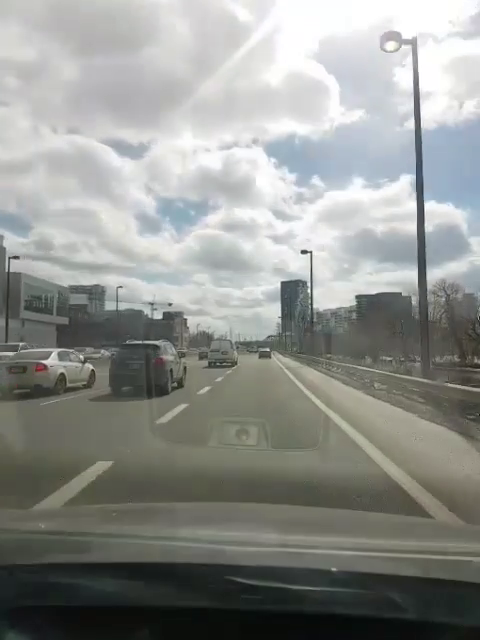
#> input picture frame 65 of TestClips/TestClip2.mp4, 480 x 640 px, given in place of TestClip1.mp4, which was not available
$ python CarDetection_Demo.py
#> lines starting #> are read from the running program, lines starting #| are printed output that depends on the picture; after the words box and inside, x2 and y2 are one past the last pixel; in counts of white or black regions, pixels touching at a corner belong together; pictures that were not available may be replaced by others from this repository, and a replacement may not be noted
import numpy as np
import cv2   as cv
import os.path as path
import pickle
import glob
from matplotlib import pyplot as plt

from matplotlib import pyplot as plt

#Global Constant Variables
RUN_DEMO = True         #Run Application based on Test Files in REL_PATH
RUN_LIVE = not RUN_DEMO  #Run Application LIVE using the default web-camera option

CAR_CASCADE = 'cars.xml' #Harr Cascade xml file for object detection

NORMAL_MODE = 0 #No Pre-processing required
CLOUDY_MODE = 1 #Increase Brightness & Contrast of image
SUNNY_MODE  = 2 #Decrease Brightness & Contrast of image
NIGHT_MODE  = 3 #Filter Ambient Light Sources

#For Demo
REL_PATH = 'TestClips\\'  #Relative Sub-Directory
FILE_CNT = 4 #Number of Test Files to be Analysed
VID_NAME = ['TestClip1.mp4','TestClip2.mp4','TestClip3.mp4','TestClip4.mp4']
VID_MODE = [CLOUDY_MODE,SUNNY_MODE,NIGHT_MODE,NIGHT_MODE]
RF_90DCW = [False,False,True,True] #Rotate Frame 90 Degrees Clockwise

#For Live
STREAM_SOURCE = 0 #Default Web-camera
VIDEO_PREPROC = NORMAL_MODE#CLOUDY_MODE #SUNNY_MODE #NIGHT_MODE #NORMAL_MODE
ROTATEF_90DCW = False #Rotate Frame 90 Degrees Clockwise

#Processing Variables - Can be changed to produce different outcome

    # *** WARNING ONLY FOR PROS *** #

#Lane Detection Threshold
lower_yellow = np.array([20, 100, 100], dtype = "uint8")  # Lowest  Yellow value defined in BGR Color Space
upper_yellow = np.array([30, 255, 255], dtype = "uint8")  # Highest Yellow value defined in BGR Color Space
lower_white = 200
upper_white = 255

#Funcion Deceleration
def preprocess_normal(video_frame):
    return video_frame
def preprocess_sunny (video_frame):
    #Conver Image to grey scaled Image
    img = cv.cvtColor(video_frame, cv.COLOR_BGR2GRAY)
    #Blur Image
    blur = cv.GaussianBlur(img, (5, 5), 0)
    # find normalized_histogram, and its cumulative distribution function
    hist = cv.calcHist([blur], [0], None, [256], [0, 256])
    hist_norm = hist.ravel() / hist.max()
    Q = hist_norm.cumsum()
    bins = np.arange(256)
    fn_min = np.inf
    thresh = -1
    for i in range(1, 256):
        p1, p2 = np.hsplit(hist_norm, [i])  # probabilities
        q1, q2 = Q[i], Q[255] - Q[i]  # cum sum of classes
        b1, b2 = np.hsplit(bins, [i])  # weights
        # finding means and variances
        m1, m2 = np.sum(p1 * b1) / q1, np.sum(p2 * b2) / q2
        v1, v2 = np.sum(((b1 - m1) ** 2) * p1) / q1, np.sum(((b2 - m2) ** 2) * p2) / q2
        # calculates the minimization function
        fn = v1 * q1 + v2 * q2
        if fn < fn_min:
            fn_min = fn
            thresh = i
    # find otsu's threshold value with OpenCV function
    ret, otsu = cv.threshold(blur, 0, 255, cv.THRESH_BINARY + cv.THRESH_OTSU)

    cv.imshow("otsu",otsu)
    return otsu
def preprocess_cloudy(video_frame):
    frame_h   = np.size(video_frame,0)
    frame_w   = np.size(video_frame,1)

    top_left  = (int(frame_w * 0.0), int(frame_h * 0.0))
    cen_left  = (int(frame_w * 0.0), int(frame_h * 0.5))
   #bot_left  = (int(frame_w * 0.0), int(frame_h * 0.8))
   #top_right = (int(frame_w * 1.0), int(frame_h * 0.0))
    cen_right = (int(frame_w * 1.0), int(frame_h * 0.5))
    bot_right = (int(frame_w * 1.0), int(frame_h * 0.8))

    top_half  = video_frame[top_left[1] : cen_right[1], top_left[0] : cen_right[0]]
    bot_half  = video_frame[cen_left[1]: bot_right[1], cen_left[0]: bot_right[0]]

    top_hsv   = cv.cvtColor(top_half, cv.COLOR_BGR2HSV)
    bot_hsv   = cv.cvtColor(bot_half, cv.COLOR_BGR2HSV)

    ht,st,vt,_= np.uint8(cv.mean(top_hsv))
    hb,sb,vb,_= np.uint8(cv.mean(bot_hsv))

    #cv.imshow(   "Top Half of Frame",top_half)
    #cv.imshow("Bottom Half of Frame",bot_half)

    if vt > vb:
        v = vb
    elif vb > vt:
        v = vt
    else:
        v = 0

    threshold = 150

    if  threshold > v:
        brightness_ = threshold -  v
    else:
        brightness_ = threshold

    # Increase Brightness On image
    brightness_v = brightness_
    hsv_frame = cv.cvtColor(video_frame, cv.COLOR_BGR2HSV)
    h, s, v = cv.split(hsv_frame)
    max_limit = 255 - brightness_v
    v[v >= brightness_] = 255
    v[v <= brightness_] = 0
    v[v > max_limit] = 255
    final_hsv = cv.merge((h, s, v))
    new_image = cv.cvtColor(final_hsv, cv.COLOR_HSV2BGR)

    return new_image
def preprocess_night (video_frame):
    # -----Reading the image-----------------------------------------------------
    #cv.imshow("img", video_frame)

    # -----Converting image to LAB Color model-----------------------------------
    lab = cv.cvtColor(video_frame, cv.COLOR_BGR2LAB)
    #cv.imshow("lab", lab)

    # -----Splitting the LAB image to different channels-------------------------
    l, a, b = cv.split(lab)
    #cv.imshow('l_channel', l)
    #cv.imshow('a_channel', a)
    #cv.imshow('b_channel', b)

    # -----Applying CLAHE to L-channel-------------------------------------------
    clahe = cv.createCLAHE(clipLimit = 3.0, tileGridSize=(5, 5))
    cl = clahe.apply(l)
    #cv.imshow('CLAHE output', cl)

    # -----Merge the CLAHE enhanced L-channel with the a and b channel-----------
    limg = cv.merge((cl, a, b))
    #cv.imshow('limg', limg)

    # -----Converting image from LAB Color model to RGB model--------------------
    final = cv.cvtColor(limg, cv.COLOR_LAB2BGR)
    #cv.imshow('final', final)
    return final

def lazy_calibration(func):
    """
    Decorator for calibration function to avoid re-computing calibration every time.
    """
    calibration_cache = 'CameraCal/calibration_data.pickle'

    def wrapper(*args, **kwargs):
        if path.exists(calibration_cache):
            print('Loading cached camera calibration...', end=' ')
            with open(calibration_cache, 'rb') as dump_file:
                calibration = pickle.load(dump_file)
        else:
            print('Computing camera calibration...', end=' ')
            calibration = func(*args, **kwargs)
            with open(calibration_cache, 'wb') as dump_file:
                pickle.dump(calibration, dump_file)
        print('Done.')
        return calibration

    return wrapper
# [48 lines left out: function calibrate_camera, not called in this run]
def undistort(frame, mtx, dist, verbose=False):
    """
    Undistort a frame given camera matrix and distortion coefficients.
    :param frame: input frame
    :param mtx: camera matrix
    :param dist: distortion coefficients
    :param verbose: if True, show frame before/after distortion correction
    :return: undistorted frame
    """
    frame_undistorted = cv.undistort(frame, mtx, dist, newCameraMatrix=mtx)
    '''
    if verbose:
        fig, ax = plt.subplots(nrows=1, ncols=2)
        ax[0].imshow(cv.cvtColor(frame, cv.COLOR_BGR2RGB))
        ax[1].imshow(cv.cvtColor(frame_undistorted, cv.COLOR_BGR2RGB))
        plt.show()
    '''
    return frame_undistorted

def preproccess_frame(frame,mode):

    if mode == NORMAL_MODE:
        color_img = preprocess_normal(frame)
        grey_img = cv.cvtColor(color_img, cv.COLOR_BGR2GRAY)
    elif mode == CLOUDY_MODE:
        color_img = preprocess_cloudy(frame)
        grey_img = cv.cvtColor(color_img, cv.COLOR_BGR2GRAY)
    elif mode == SUNNY_MODE:
        color_img = frame
        grey_img = preprocess_sunny(frame)
    elif mode == NIGHT_MODE:
        color_img = preprocess_night(frame)
        grey_img = cv.cvtColor(color_img, cv.COLOR_BGR2GRAY)
    else:
        color_img = frame
        grey_img = cv.cvtColor(color_img, cv.COLOR_BGR2GRAY)

    return color_img , grey_img

def weighted_img(img, initial_img, α=0.8, β=1., λ=0.):
    try:
        return cv.addWeighted(initial_img, α, img, β, λ)
    except:
        return img
# [4 lines left out: function mse, not called in this run]
def get_slope   (x1,y1,x2,y2):
    return (y2-y1)/(x2-x1)
cache = 1
first_frame = 1
def draw_lines  (img, lines, color=[51, 204, 51], thickness=6):
    """workflow:
    1) examine each individual line returned by hough & determine if it's in left or right lane by its slope
    because we are working "upside down" with the array, the left lane will have a negative slope and right positive
    2) track extrema
    3) compute averages
    4) solve for b intercept
    5) use extrema to solve for points
    6) smooth frames and cache
    """
    global cache
    global first_frame

    #first_frame = 1;

    y_global_min = img.shape[0]  # min will be the "highest" y value, or point down the road away from car
    y_max = img.shape[0]
    l_slope, r_slope = [], []
    l_lane, r_lane = [], []
    det_slope = 0.4
    α = 0.2
    # i got this alpha value off of the forums for the weighting between frames.
    # i understand what it does, but i dont understand where it comes from
    # much like some of the parameters in the hough function
    try:
        for line in lines:
            # 1
            for x1, y1, x2, y2 in line:
                slope = get_slope(x1, y1, x2, y2)
                if slope > det_slope:
                    r_slope.append(slope)
                    r_lane.append(line)
                elif slope < -det_slope:
                    l_slope.append(slope)
                    l_lane.append(line)
            # 2
            y_global_min = min(y1, y2, y_global_min)

        # to prevent errors in challenge video from dividing by zero
        if ((len(l_lane) == 0) or (len(r_lane) == 0)):
            print ('no lane detected')
            return 1

        l_slope = [x for x in l_slope if ~(x == float("inf") or x == float("-inf"))]
        r_slope = [x for x in r_slope if ~(x == float("inf") or x == float("-inf"))]

        # 3
        l_slope_mean = np.mean(l_slope, axis=0)
        r_slope_mean = np.mean(r_slope, axis=0)
        l_mean = np.mean(np.array(l_lane), axis=0)
        r_mean = np.mean(np.array(r_lane), axis=0)

        if ((r_slope_mean == 0) or (l_slope_mean == 0)):
            print('dividing by zero')
            return 1

        if ((r_slope_mean == "NaN") or (l_slope_mean == "NaN")):
            print('infinite slope')
            return 1

        # 4, y=mx+b -> b = y -mx
        l_b = l_mean[0][1] - (l_slope_mean * l_mean[0][0])
        r_b = r_mean[0][1] - (r_slope_mean * r_mean[0][0])

        if ((l_b == "NaN") or (l_b == "NaN")):
           return 1

        if ((r_mean == "NaN") or (l_mean == "NaN")):
            return 1

        # 5, using y-extrema (#2), b intercept (#4), and slope (#3) solve for x using y=mx+b
        # x = (y-b)/m
        # these 4 points are our two lines that we will pass to the draw function


        l_x1 = int((y_global_min - l_b) / l_slope_mean)
        l_x2 = int((y_max - l_b) / l_slope_mean)
        r_x1 = int((y_global_min - r_b) / r_slope_mean)
        r_x2 = int((y_max - r_b) / r_slope_mean)

        # 6
        if l_x1 > r_x1:
            l_x1 = int((l_x1 + r_x1) / 2)
            r_x1 = l_x1
            l_y1 = int((l_slope_mean * l_x1) + l_b)
            r_y1 = int((r_slope_mean * r_x1) + r_b)
            l_y2 = int((l_slope_mean * l_x2) + l_b)
            r_y2 = int((r_slope_mean * r_x2) + r_b)
        else:
            l_y1 = y_global_min
            l_y2 = y_max
            r_y1 = y_global_min
            r_y2 = y_max

        current_frame = np.array([l_x1, l_y1, l_x2, l_y2, r_x1, r_y1, r_x2, r_y2], dtype="float32")

        if first_frame == 1:
            next_frame = current_frame
            first_frame = 0
        else:
            prev_frame = cache
            next_frame = (1 - α) * prev_frame + α * current_frame

        cv.line(img, (int(next_frame[0]), int(next_frame[1])), (int(next_frame[2]), int(next_frame[3])), color, thickness)
        cv.line(img, (int(next_frame[4]), int(next_frame[5])), (int(next_frame[6]), int(next_frame[7])), color, thickness)

        cache = next_frame
        return 0
    except:
        print('Error')
        return 1

def detect_lanes(video_frame,gray_frame):

    mask_yellow = cv.inRange   (video_frame, lower_yellow, upper_yellow)
    mask_white  = cv.inRange   (gray_frame , lower_white , upper_white )
    mask_yw     = cv.bitwise_or(mask_white , mask_yellow)

    # Lane Image with combined color space mask applied
    mask_yw_image = cv.bitwise_and(gray_frame, mask_yw)

    kernel_size = 5
    gauss_gray = cv.GaussianBlur(mask_yw_image, (kernel_size, kernel_size), 0)

    low_threshold  = 50
    high_threshold = 150
    canny_edges = cv.Canny(gauss_gray, low_threshold, high_threshold)


    # rho and theta are the distance and angular resolution of the grid in Hough space
    # same values as quiz
    rho = 4
    theta = np.pi / 180
    # threshold is minimum number of intersections in a grid for candidate line to go to output
    threshold = 30
    min_line_len = 50#100
    max_line_gap = 90#180

    hough_lines = cv.HoughLinesP(canny_edges, rho, theta, threshold, np.array([]), minLineLength=min_line_len,maxLineGap=max_line_gap)
    line_image = np.zeros((canny_edges.shape[0], canny_edges.shape[1], 3), dtype="uint8")
    notdrawn = draw_lines(line_image, hough_lines)
    if notdrawn:
        font = cv.FONT_HERSHEY_SIMPLEX
        cv.putText(line_image, 'Error : No Lane Detected', (0, 30), font, 1, (0, 0, 255), 2, cv.LINE_AA)
    '''
    else :
        left_half, right_half = split_frame(line_image,axis = 0)

        cv.imshow("Video Capture Final   left_half", left_half)
        cv.imshow("Video Capture Final   right_half", right_half)

        histr = cv.calcHist([left_half], [1], None, [256], [0, 256])
        plt.plot(histr, color='g')
        plt.xlim([0, 256])
        plt.show()

        histr = cv.calcHist([right_half], [1], None, [256], [0, 256])
        plt.plot(histr, color='g')
        plt.xlim([0, 256])
        plt.show()

        histr = cv.calcHist([line_image], [1], None, [256], [0, 256])
        plt.plot(histr, color='g')
        plt.xlim([0, 256])
        plt.show()
    '''
    #histogram = np.sum(canny_edges[canny_edges.shape[0] // 2:, :], axis=0)
    #out_img = np.dstack((canny_edges, canny_edges, canny_edges)) * 255

    cv.imshow("Video Capture Pre-processed", video_frame)
    cv.imshow("Video Capture yw img", mask_yw_image)
    cv.imshow("Video Capture Gray Blur", gauss_gray)
    cv.imshow("Video Capture Canny Edge", canny_edges)
    cv.imshow("Video Capture line img", line_image)
    return line_image
def detect_cars (video_frame,classifier_file):

    imgClassifier = cv.CascadeClassifier(classifier_file)

    # detect cars using haar cascade
    imgs = imgClassifier.detectMultiScale(video_frame, 1.1, 2)

    nimgs = 0
    for (x, y, w, h) in imgs:
        cv.rectangle(video_frame, (x, y), (x + w, y + h), (0, 0, 255), 2)
    nimgs = nimgs + 1

    return video_frame

def split_frame(video_frame, axis = 0):
    frame_h = np.size(video_frame, 0)
    frame_w = np.size(video_frame, 1)

    if axis == 0:
        top_left  = (int(frame_w * 0.0), int(frame_h * 0.0))
        cen_left  = (int(frame_w * 0.0), int(frame_h * 0.5))
        bot_left  = (int(frame_w * 0.0), int(frame_h * 1.0))
        top_right = (int(frame_w * 1.0), int(frame_h * 0.0))
        cen_right = (int(frame_w * 1.0), int(frame_h * 0.5))
        bot_right = (int(frame_w * 1.0), int(frame_h * 1.0))

        top_frame = video_frame[top_left[1]: cen_right[1], top_left[0]: cen_right[0]]
        bot_frame = video_frame[cen_left[1]: bot_right[1], cen_left[0]: bot_right[0]]

        # [4 lines of commented-out code are left out]
        return top_frame,bot_frame
    else:
        top_left  = (int(frame_w * 0.0), int(frame_h * 0.0))
        top_cen   = (int(frame_w * 0.5), int(frame_h * 0.0))
        top_right = (int(frame_w * 1.0), int(frame_h * 0.0))

        bot_left  = (int(frame_w * 0.0), int(frame_h * 1.0))
        bot_cen   = (int(frame_w * 0.5), int(frame_h * 1.0))
        bot_right = (int(frame_w * 1.0), int(frame_h * 1.0))

        left_frame  = video_frame[top_left[1]: bot_cen  [1], top_left[0]: bot_cen  [0]]
        right_frame = video_frame[top_cen [1]: bot_right[1], top_cen [0]: bot_right[0]]

        # [4 lines of commented-out code are left out]
        return left_frame, right_frame

def recombine_frame(top_half,bot_half,axis = 0):
    return np.concatenate((top_half,bot_half), axis=axis)
def apply_lane_roi(video_frame):
    frame_h = np.size(video_frame, 0)
    frame_w = np.size(video_frame, 1)

    t = 0
    c = 0.65
    b = 0.85

    top_left  = (int(frame_w * 0.0), int(frame_h * t))
    cen_left  = (int(frame_w * 0.0), int(frame_h * c))
    bot_left  = (int(frame_w * 0.0), int(frame_h * b))
    top_right = (int(frame_w * 1.0), int(frame_h * t))
    cen_right = (int(frame_w * 1.0), int(frame_h * c))
    bot_right = (int(frame_w * 1.0), int(frame_h * b))

    hexa_top_l = (int(frame_w * 0.05), int(frame_h * c))
    hexa_top_r = (int(frame_w * 0.95), int(frame_h * c))
    hexa_bot_l = (int(frame_w * 0.00), int(frame_h * (b - (b - c)/2)))
    hexa_bot_r = (int(frame_w * 1.00), int(frame_h * (b - (b - c)/2)))

    roi_mask     = np.zeros(video_frame.shape, dtype="uint8")
    roi_vertices = np.array([[hexa_top_l, hexa_top_r, hexa_bot_r, bot_right,bot_left,hexa_bot_l]], dtype="int32")
    #roi_vertices = np.array([[cen_left, cen_right, bot_right, bot_left]], dtype="int32")

    cv.fillPoly(roi_mask, roi_vertices, (255,255, 255))
    masked_image = cv.bitwise_and(video_frame, roi_mask)

    '''
    top_half = masked_image[top_left[1]: cen_right[1], top_left[0]: cen_right[0]]
    bot_half = masked_image[cen_left[1]: bot_right[1], cen_left[0]: bot_right[0]]

    recombine = np.concatenate((top_half , bot_half), axis = 0)
    cv.imshow("ROI    Top Half of Frame", top_half)
    cv.imshow("ROI Bottom Half of Frame", bot_half)
    cv.imshow("ROI recomc Half of Frame", recombine)
    '''
    return masked_image
def apply_objs_roi(video_frame):
    #Not Implemented
    return video_frame

def run_app(source_file,mode,rotate_frame):

    #Define Video Capture from Source File
#> called with source_file = 'TestClips\\TestClip1.mp4', mode = 1, rotate_frame = False
    video_capture = cv.VideoCapture(source_file)

    ret, mtx, dist, rvecs, tvecs = calibrate_camera(calib_images_dir='camera_cal')
#> (reads CameraCal/calibration_data.pickle from the repository)
    #Grab Video Frame if Video Steam has successfully been opened
    if video_capture.isOpened():
        valid, video_frame = video_capture.read()
#> video_frame is the input picture: shape (640, 480, 3); mean B, G, R 142.2, 146.1, 143.9
    else:
        valid = False

    while valid:
        video_frame = undistort(video_frame, mtx, dist, verbose=False)
#> in undistort, `frame_undistorted = cv.undistort(frame, mtx, dist, newCameraMatrix=mtx)`:
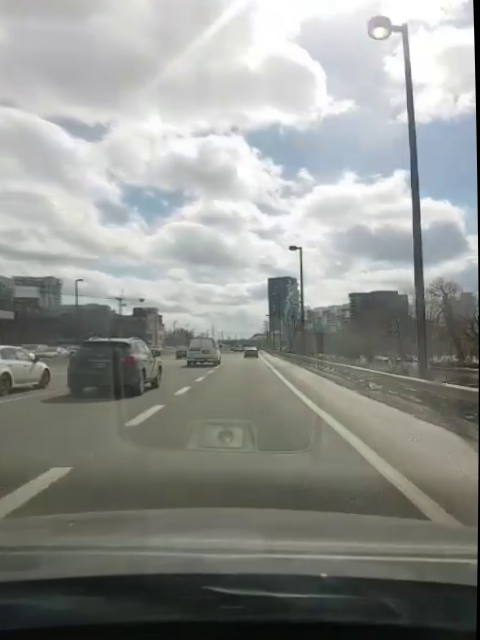
#> frame_undistorted: shape (640, 480, 3); mean B, G, R 143.6, 147.5, 145.1
        #Rotate Frame 90 Degrees Clockwise if required
        if rotate_frame:
            video_frame = cv.rotate(video_frame, cv.ROTATE_90_CLOCKWISE)

        #top_frame,cen_frame,bot_frame = split_frame(video_frame)

        #Pre-process Video Frame based on current capture lighting
        color_frame , grey_frame = preproccess_frame(video_frame,mode)
#> in preprocess_cloudy, `frame_h   = np.size(video_frame,0)`: frame_h = 640
#> in preprocess_cloudy, `frame_w   = np.size(video_frame,1)`: frame_w = 480
#> in preprocess_cloudy, `top_left  = (int(frame_w * 0.0), int(frame_h * 0.0))`: top_left = (0, 0)
#> in preprocess_cloudy, `cen_left  = (int(frame_w * 0.0), int(frame_h * 0.5))`: cen_left = (0, 320)
#> in preprocess_cloudy, `cen_right = (int(frame_w * 1.0), int(frame_h * 0.5))`: cen_right = (480, 320)
#> in preprocess_cloudy, `bot_right = (int(frame_w * 1.0), int(frame_h * 0.8))`: bot_right = (480, 512)
#> in preprocess_cloudy, `top_half  = video_frame[top_left[1] : cen_right[1], top_left[0] : cen_..`:
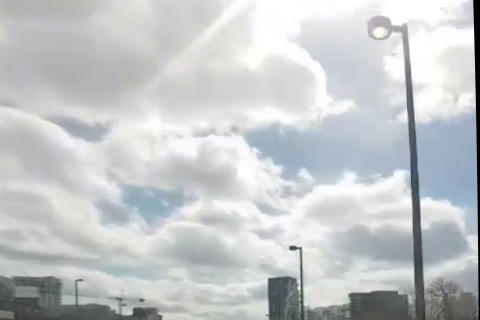
#> top_half: shape (320, 480, 3); mean B, G, R 201.8, 200, 196.6
#> in preprocess_cloudy, `bot_half  = video_frame[cen_left[1]: bot_right[1], cen_left[0]: bot_ri..`:
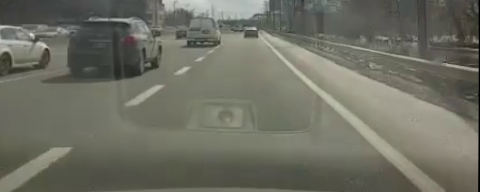
#> bot_half: shape (192, 480, 3); mean B, G, R 99, 110.7, 110.4
#> in preprocess_cloudy, `ht,st,vt,_= np.uint8(cv.mean(top_hsv))`: ht = 73; st = 9; vt = 202
#> in preprocess_cloudy, `hb,sb,vb,_= np.uint8(cv.mean(bot_hsv))`: hb = 34; sb = 29; vb = 111
#> in preprocess_cloudy, `brightness_ = threshold -  v`: brightness_ = 39
#> in preprocess_cloudy, `h, s, v = cv.split(hsv_frame)`:
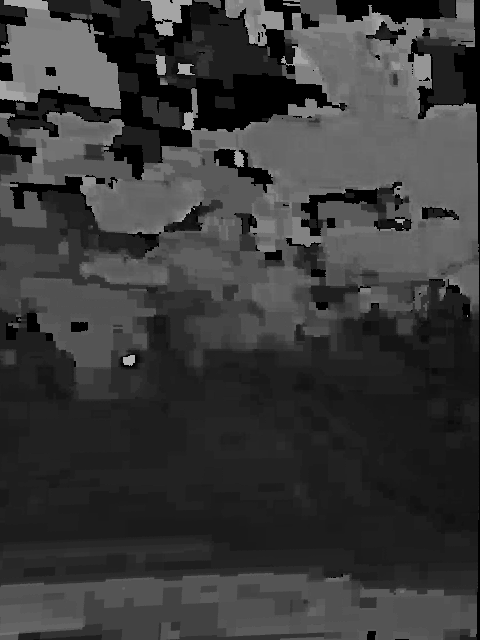
#> h: shape (640, 480); min 0, max 178, mean 57.7
#> in preprocess_cloudy, `h, s, v = cv.split(hsv_frame)`:
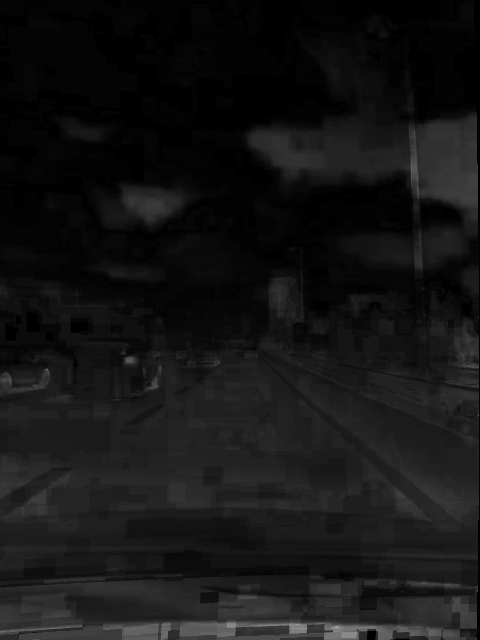
#> s: shape (640, 480); min 0, max 182, mean 20.8
#> in preprocess_cloudy, `max_limit = 255 - brightness_v`: max_limit = 216
#> in preprocess_cloudy, `v[v <= brightness_] = 0`:
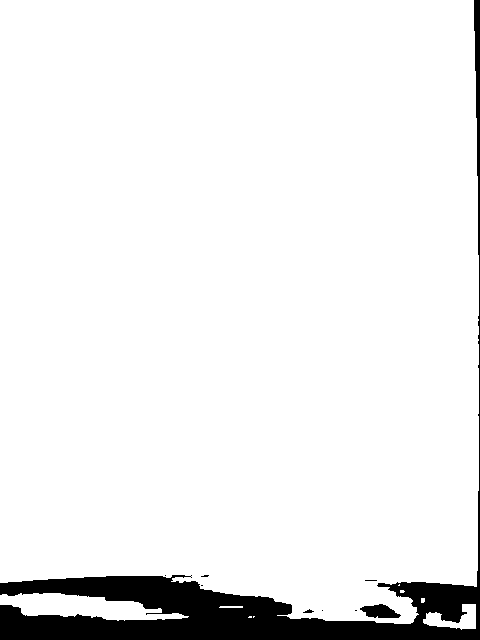
#> v: shape (640, 480); 93.3% white; 9 black regions (6 under 20 px), largest, box (x1, y1, x2, y2) and area: (0, 0, 480, 640) 20185, (360, 604, 401, 618) 376, (303, 609, 314, 613) 24
#> in preprocess_cloudy, `new_image = cv.cvtColor(final_hsv, cv.COLOR_HSV2BGR)`:
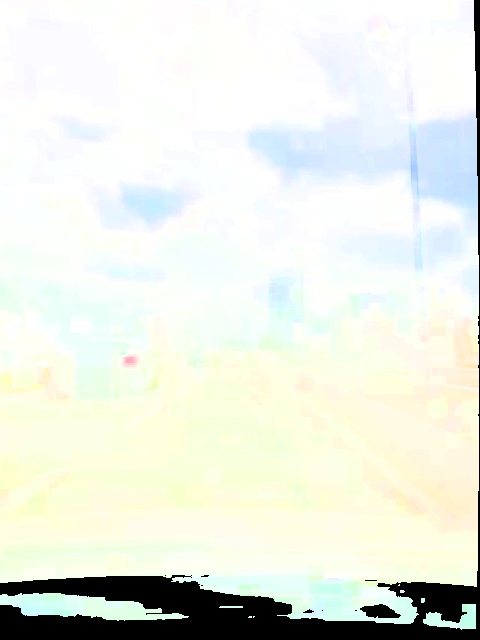
#> new_image: shape (640, 480, 3); mean B, G, R 225.4, 235.2, 231.1
        # Apply Region of interest for lane detection
        roi_frame_c = apply_lane_roi(color_frame)
#> in apply_lane_roi, `frame_h = np.size(video_frame, 0)`: frame_h = 640
#> (the rest of the program and of its run is left out)
